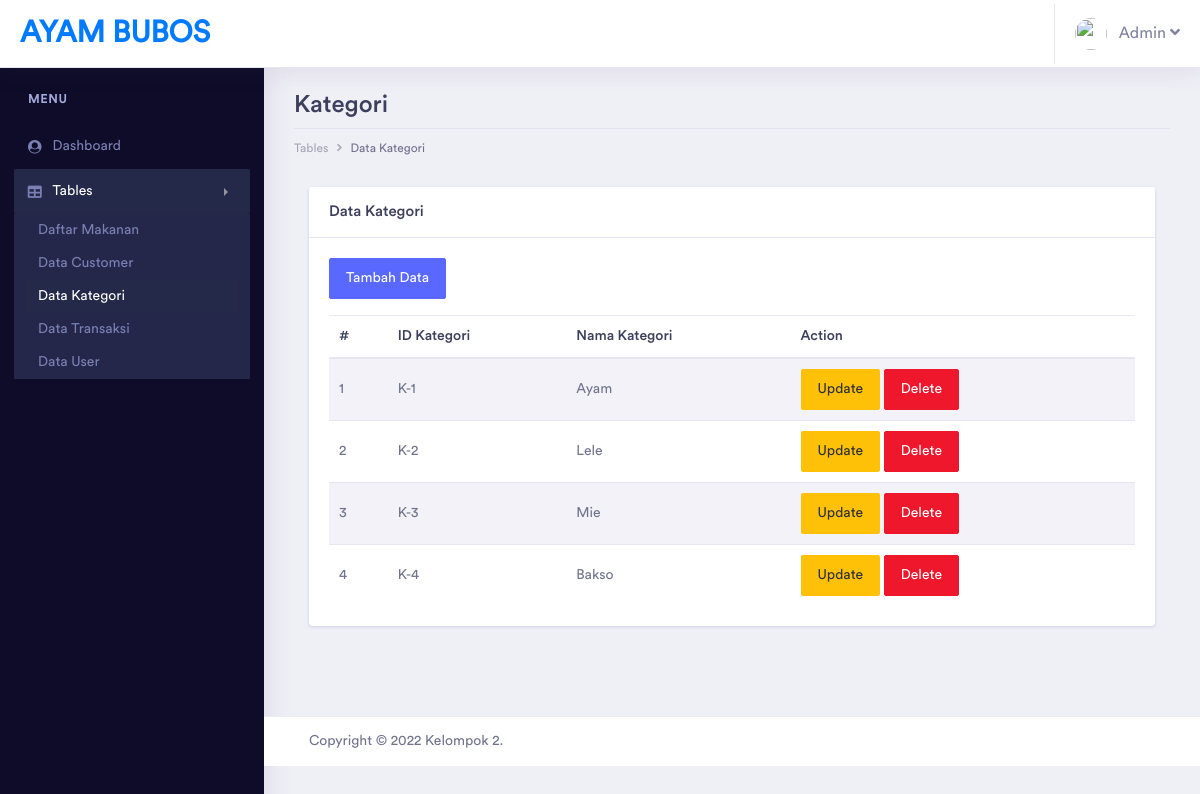
The app's page /admin/pages/tables/kategori/table_kategori.php (signed in) with its own data.
### tables this page shows
CREATE TABLE `kategori` (
  `id_kategori` varchar(20) NOT NULL,
  `nama_kategori` varchar(50) NOT NULL,
  `deleted` tinyint(1) NOT NULL
);

### admin/pages/tables/kategori/table_kategori.php (the view, shortened to what this page needs)
<?php
include '../../../../koneksi/connection.php';
?>
<?php
if(!$_SESSION['username'] && !$_SESSION['password'] && $_SESSION['tipe_user'] != "Admin")
{
    echo "
		<script type='text/javascript'>
		alert('Anda harus login terlebih dahulu!')
		window.location='../../../index.php';
		</script>";
}
else
{
?>
<!doctype html>
<html lang="en">
<head>
    <link rel="stylesheet" href="../../../assets/vendor/bootstrap/css/bootstrap.min.css">
    <link href="../../../assets/vendor/fonts/circular-std/style.css" rel="stylesheet">
    <link rel="stylesheet" href="../../../assets/libs/css/style.css">
    <link rel="stylesheet" href="../../../assets/vendor/fonts/fontawesome/css/fontawesome-all.css">
    <link rel="stylesheet" href="../../../assets/vendor/charts/chartist-bundle/chartist.css">
    <link rel="stylesheet" href="../../../assets/vendor/charts/morris-bundle/morris.css">
    <link rel="stylesheet" href="../../../assets/vendor/fonts/material-design-iconic-font/css/materialdesignicons.min.css">
    <link rel="stylesheet" href="../../../assets/vendor/charts/c3charts/c3.css">
    <link rel="stylesheet" href="../../../assets/vendor/fonts/flag-icon-css/flag-icon.min.css">
</head>
<body>
    <div class="dashboard-main-wrapper">
        <div class="dashboard-header">
            <nav class="navbar navbar-expand-lg bg-white fixed-top">
                <a class="navbar-brand" href="../../../dashboard.php">Ayam Bubos</a>
                <div class="collapse navbar-collapse " id="navbarSupportedContent">
                    <ul class="navbar-nav ml-auto navbar-right-top">
                        <li class="nav-item dropdown nav-user">
                            <a class="nav-link nav-user-img" href="#" id="navbarDropdownMenuLink2" data-toggle="dropdown"
                                aria-haspopup="true" aria-expanded="false"><img src="../../../assets/images/avatar-1.jpg"
                                    alt="" class="user-avatar-md rounded-circle">&nbsp;&nbsp;&nbsp;Admin <i class="fas fa-angle-down"></i></a>
                        </li>
                    </ul>
                </div>
            </nav>
        </div>
        <div class="nav-left-sidebar sidebar-dark">
            <div class="menu-list">
                <nav class="navbar navbar-expand-lg navbar-light">
                    <div class="collapse navbar-collapse" id="navbarNav">
                        <ul class="navbar-nav flex-column">
                            <li class="nav-divider">
                                Menu
                            </li>
                            <li class="nav-item ">
                                <a class="nav-link" href="../../../dashboard.php" aria-expanded="false" data-target="#submenu-1"
                                    aria-controls="submenu-1"><i class="fa fa-fw fa-user-circle"></i>Dashboard
                                    <span class="badge badge-success">6</span></a>
                            </li>
                            <li class="nav-item">
                                <a class="nav-link active" href="#" data-toggle="collapse" aria-expanded="false"
                                    data-target="#submenu-5" aria-controls="submenu-5"><i class="fas fa-fw fa-table"></i>Tables</a>
                                <div id="submenu-5" class="collapse submenu show">
                                    <ul class="nav flex-column">
                                        <li class="nav-item">
                                            <a class="nav-link" href="../makanan/hal_makanan.php">Daftar Makanan</a>
                                        </li>
                                        <li class="nav-item">
                                            <a class="nav-link" href="../customer/table_customer.php">Data Customer</a>
                                        </li>
                                        <li class="nav-item">
                                            <a class="nav-link active" href="table_kategori.php">Data Kategori</a>
                                        </li>
                                        <li class="nav-item">
                                            <a class="nav-link" href="../transaksi/table_transaksi.php">Data Transaksi</a>
                                        </li>
                                        <li class="nav-item">
                                            <a class="nav-link" href="../user/table_user.php">Data User</a>
                                        </li>
                                    </ul>
                                </div>
                            </li>
                        </ul>
                    </div>
                </nav>
            </div>
        </div>
        <div class="dashboard-wrapper">
            <div class="dashboard-ecommerce">
                <div class="container-fluid dashboard-content ">
                    <div class="row">
                        <div class="col-xl-12 col-lg-12 col-md-12 col-sm-12 col-12">
                            <div class="page-header">
                                <h2 class="pageheader-title">Kategori</h2>
                                <div class="page-breadcrumb">
                                    <nav aria-label="breadcrumb">
                                        <ol class="breadcrumb">
                                            <li class="breadcrumb-item"><a href="#" class="breadcrumb-link">Tables</a></li>
                                            <li class="breadcrumb-item active" aria-current="page">Data Kategori</li>
                                        </ol>
                                    </nav>
                                </div>
                            </div>
                        </div>
                    </div>
                    <div class="col-xl-12">
                        <div class="card">
                            <h5 class="card-header">Data Kategori</h5>
                            <div class="card-body">
                                <a href="form_kategori.php" class="btn btn-primary">Tambah Data</a>
                                <table class="table table-striped mt-3">
                                    <thead>
                                        <tr>
                                            <th>#</th>
                                            <th>ID Kategori</th>
                                            <th>Nama Kategori</th>
                                            <th>Action</th>
                                        </tr>
                                    </thead>
                                    <tbody>
                                        <?php
                                            $query = "SELECT * FROM kategori where deleted=0";
                                            $result = mysqli_query($con, $query);
                                            if (mysqli_num_rows($result) > 0)
                                            {
                                                $index = 1;
                                                while($row = mysqli_fetch_assoc($result))
                                                {
                                                    $id_kategori = $row['id_kategori'];
                                                    echo "
                                                    <tr>
                                                        <td>" . $index++ . "</td>
                                                        <td>" . $row["id_kategori"] . "</td>
                                                        <td>" . $row["nama_kategori"]  . "</td>
                                                        <td>
                                                            <a href='form_edit_kategori.php?id_kategori=$id_kategori' class='btn btn-warning'>Update</a>
                                                            <a href='process/delete_kategori.php?id_kategori=$id_kategori' class='btn btn-danger'>Delete</a>
                                                        </td>
                                                    </tr>
                                                    ";
                                                }
                                            }
                                            ?>
                                    </tbody>
                                </table>
                            </div>
                        </div>
                    </div>
                </div>
            </div>
            <div class="footer">
                <div class="container-fluid">
                    <div class="row">
                        <div class="col-xl-6 col-lg-6 col-md-6 col-sm-12 col-12">
                            Copyright © 2022 Kelompok 2.
                        </div>
                        <div class="col-xl-6 col-lg-6 col-md-6 col-sm-12 col-12">
                        </div>
                    </div>
                </div>
            </div>
        </div>
    </div>
</body>
</html>
<?php } ?>

### records on screen
kategori: id_kategori "K-1", nama_kategori "Ayam"
kategori: id_kategori "K-2", nama_kategori "Lele"
kategori: id_kategori "K-3", nama_kategori "Mie"
kategori: id_kategori "K-4", nama_kategori "Bakso"
